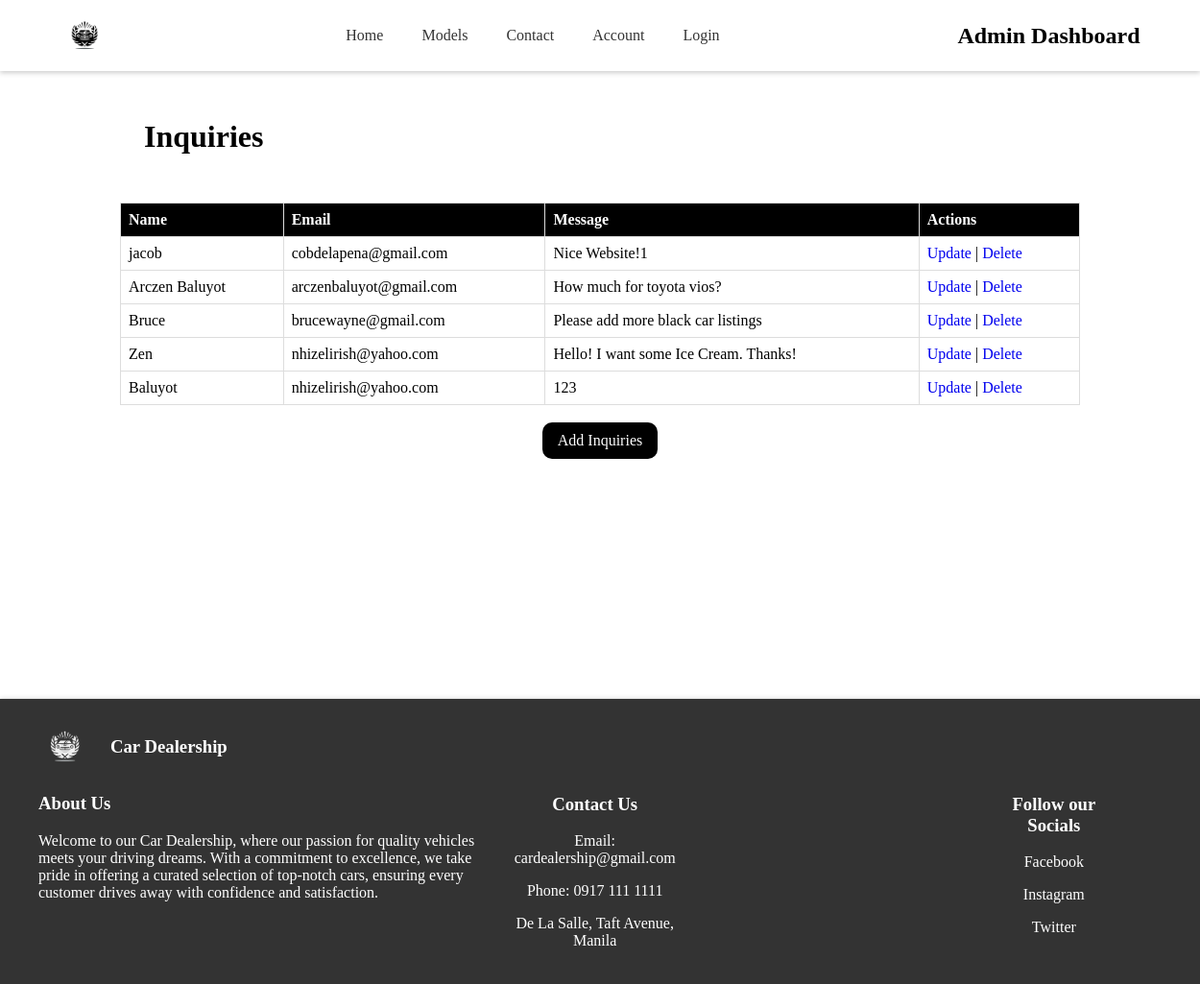
Screenshot of /View/contacts.php with the database file from the repository.
### tables this page shows
CREATE TABLE `inquiries` (
  `id` int(255) NOT NULL,
  `name` varchar(50) NOT NULL,
  `email` varchar(50) NOT NULL,
  `message` varchar(255) NOT NULL
);

### View/contacts.php (the view, shortened to what this page needs)
<?php
include '../Controller/connect.php';
?>
<!DOCTYPE html>
<html lang="en">
<head>
    <link rel="stylesheet" href="../Public/style/dash.css">
</head>
<body>
    <header>
        <nav class="navbar">
            <div class="logo">
                <img src="../Public/img/Logo.webp" alt="Car Dealership Logo">
            </div>
            <ul class="nav-links">
                <li><a href="index.php">Home</a></li>
                <li><a href="models.php">Models</a></li>
                <li><a href="contact.php">Contact</a></li>
                <li><a href="account.php">Account</a></li>
                <?php
                    if (isset($_SESSION['email'])) {
                        if ($_SESSION['role'] == 'admin') {
                            echo '<li><a href="dashboard.php">Dashboard</a></li>';
                        }
                        echo '<li><a href="logout.php">Logout</a></li>';
                    } else {
                        echo '<li><a href="signup.php">Login</a></li>';
                    }
                 ?>
            </ul>
            <h1> Admin Dashboard </h1>
        </nav>
    </header>
        <h1 class="dashboard"> Inquiries </h1>
        <div class="table">
    <table>
        <tr>
            <th>Name</th>
            <th>Email</th>
            <th>Message</th>
            <th>Actions</th>
        </tr>
        <?php
        $sql = "SELECT * FROM inquiries";
        $result = $conn->query($sql);
        if ($result->num_rows > 0) {
            while ($row = $result->fetch_assoc()) {
                echo "<tr>";
                echo "<td>" . $row["name"] . "</td>";
                echo "<td>" . $row["email"] . "</td>";
                echo "<td>" . $row["message"] . "</td>";
                echo "<td>";
                echo "<a href='update_contacts.php?id=" . $row["id"] . "'>Update</a> | ";
                echo "<a href='delete_contacts.php?id=" . $row["id"] . "'>Delete</a>";
                echo "</td>";
                echo "</tr>";
            }
        } else {
            echo "<tr><td colspan='4'>No Inquiries found.</td></tr>";
        }
        ?>
    </table>
    <br>
    <div class="add-butt">
    <a href="add_contacts.php" class="add-button">Add Inquiries</a>
    </div>
</div>
<div class="spacer v250">
                </div>
        <footer>
    <div class="footContent">
        <div class="left">
            <div class="row">
                <div class="theFootLogo">
                    <img src="../Public/img/logoWhite.png" alt="Car Dealership Logo">
                </div>
                <div class="footTitle">
                    <h3>Car Dealership</h3>
                </div>
            </div>
            <div class="about">
                <h3>About Us</h3>
                <p>Welcome to our Car Dealership, where our passion for quality vehicles meets your driving dreams. With a commitment to excellence, we take pride in offering a curated selection of top-notch cars, ensuring every customer drives away with confidence and satisfaction.</p>
            </div>
        </div>
        <div class="mid">
            <h3>Contact Us</h3>
            <p>Email: cardealership@gmail.com</p>
            <p>Phone: 0917 111 1111</p>
            <p>De La Salle, Taft Avenue, Manila</p>
        </div>
        <div class="right">
            <h3>Follow our Socials</h3>
                <p>Facebook</p>
                <p>Instagram</p>
                <p>Twitter</p>
        </div>
    </footer>
</body>

### Public/style/dash.css (style rules this page uses)
body, h1, ul, li, a { margin: 0; padding: 0; text-decoration: none; list-style: none; font-family: caros light; }
.navbar { display: flex; justify-content: space-between; align-items: center; padding: 10px 5%; background-color: #fff; box-shadow: 0 2px 5px rgba(0,0,0,0.2); }
.logo img { height: 50px; }
.nav-links { display: flex; }
.nav-links li { padding: 0 20px; }
.nav-links li a { font-size: 16px; color: #333; transition: color 0.3s ease; }
footer { background-color: #333; color: #fff; padding: 20px; text-align: center; width: 100%; box-shadow: 0 0 5px rgba(0,0,0,0.2); bottom: 0; }
.footContent { display: flex; flex-direction: row; justify-content: space-between; }
.theFootLogo img { height: 55px; margin-left: 20px; }
.row { display: flex; flex-direction: row; }
.left { display: flex; flex-direction: column; width: 500px; }
.footTitle { margin-left: 20px; }
.about { text-align: left; margin-left: 20px; }
.right { margin-top: 60px; margin-right: 100px; }
.mid { margin-top: 60px; margin-right: 300px; }
.dashboard { padding: 50px; margin-left: 100px; }
table { margin: auto; border-collapse: collapse; width: 80%; }
th, td { border: 1px solid #ddd; padding: 8px; text-align: left; }
th { background-color: black; color: white; }
.add-butt { background: black; width: 100px; margin-top: 10px; margin: auto; padding: 10px; text-align: center; border-radius: 10px; }
.add-button { color: white; }
.spacer.v250 { height: 250px; }
body { display: flex; flex-direction: column; min-height: 100vh; }

### rows the page displays
inquiries: name "jacob", email "cobdelapena@gmail.com", message "Nice Website!1"
inquiries: name "Arczen Baluyot", email "arczenbaluyot@gmail.com", message "How much for toyota vios?"
inquiries: name "Bruce", email "brucewayne@gmail.com", message "Please add more black car listings"
inquiries: name "Zen", email "nhizelirish@yahoo.com", message "Hello! I want some Ice Cream. Thanks!"
inquiries: name "Baluyot", email "nhizelirish@yahoo.com", message "123"
